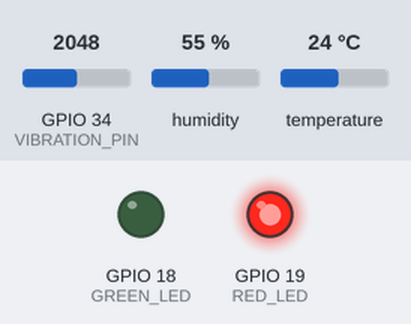
The sketch below on a simulated ESP32. Parts: output pins drawn as LEDs (lit = HIGH). The test bench sets the inputs (shaded band); at power-on: GPIO 34 (VIBRATION_PIN) = 2048, humidity 55 %, temperature 24 °C. What the sketch prints to the serial monitor is not drawn.

Above: at 0.1 s.
Timing chart, 0 to 1.6 s (numbered marks = the images above):
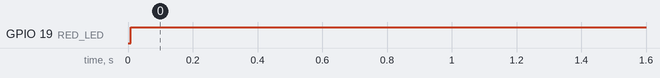

Measured:
- by itself, GPIO 19 (RED_LED): LOW → HIGH at 0.01 s

The sketch:

esp32_monitoring.ino
```cpp
#include <DHT.h>

#define DHTPIN 15
#define DHTTYPE DHT22

#define VIBRATION_PIN 34

#define GREEN_LED 18
#define RED_LED 19

DHT dht(DHTPIN, DHTTYPE);

void setup() {

  Serial.begin(115200);
  Serial.println("System Started");

  pinMode(GREEN_LED, OUTPUT);
  pinMode(RED_LED, OUTPUT);

  dht.begin();

  Serial.println("Industrial IoT Monitoring System Started");
}

void loop() {

  float temperature = dht.readTemperature();
  float humidity = dht.readHumidity();

  int vibration = analogRead(VIBRATION_PIN);

  Serial.println("================================");

  Serial.print("Temperature: ");
  Serial.print(temperature);
  Serial.println(" °C");

  Serial.print("Humidity: ");
  Serial.print(humidity);
  Serial.println(" %");

  Serial.print("Vibration Level: ");
  Serial.println(vibration);

  bool fault = false;

  // Fault Conditions
  if (temperature = 30) {
    fault = true;
  }

  if (vibration = 3100) {
    fault = true;
  }

  if (fault) {

    digitalWrite(RED_LED, HIGH);
    digitalWrite(GREEN_LED, LOW);

    Serial.println("ALERT: MACHINE HEALTH ISSUE DETECTED");
  }
  else {

    digitalWrite(RED_LED, LOW);
    digitalWrite(GREEN_LED, HIGH);

    Serial.println("Machine Status: NORMAL");
  }

  delay(2000);
}
```
